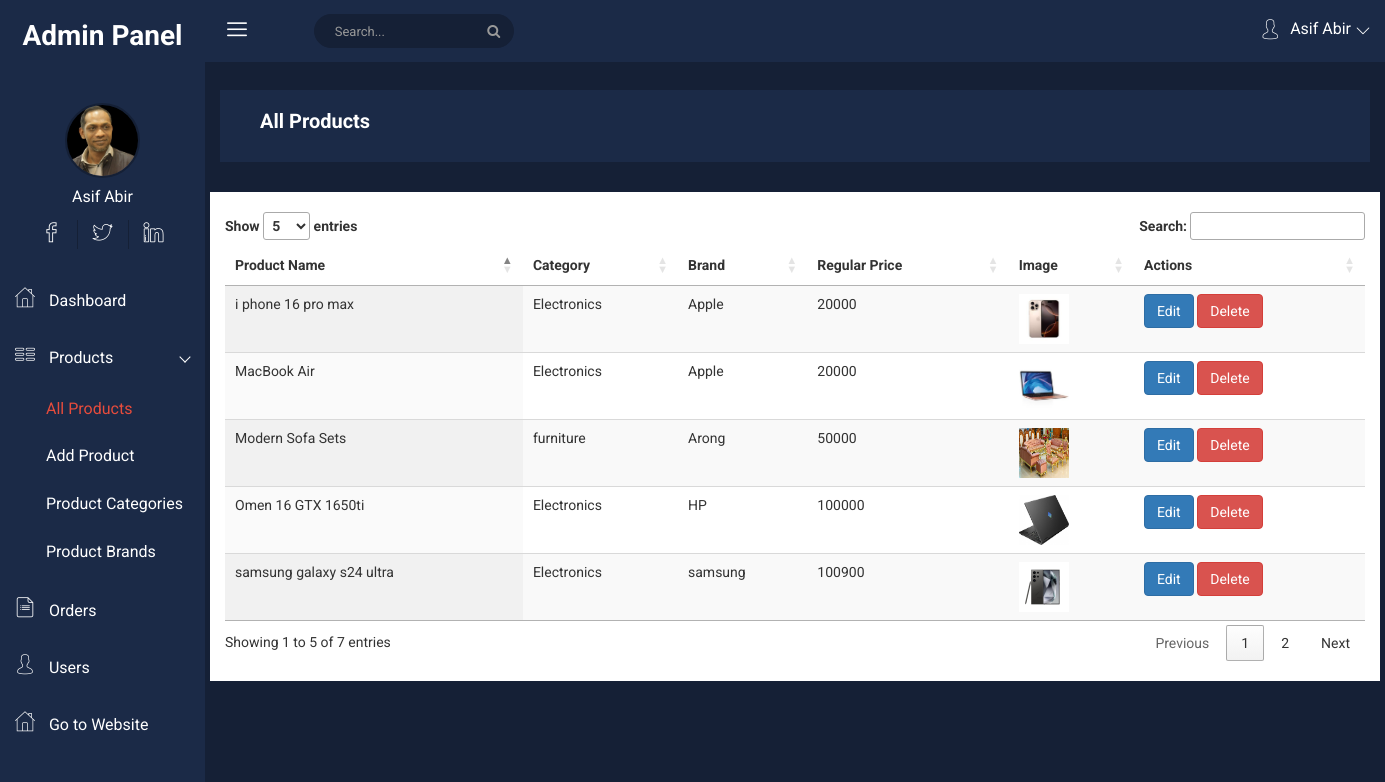
/project/admin/all-products.php (signed in), run on the app's committed database.
### tables this page shows
CREATE TABLE `products` (
  `id` int(11) NOT NULL,
  `name` varchar(255) NOT NULL,
  `regular_price` int(11) NOT NULL,
  `discount_price` int(11) NOT NULL,
  `image` varchar(255) NOT NULL,
  `short_description` text NOT NULL,
  `category_id` int(11) NOT NULL,
  `brand_id` int(11) NOT NULL,
  `created_at` timestamp NOT NULL DEFAULT current_timestamp()
);

CREATE TABLE `categories` (
  `id` int(11) NOT NULL,
  `name` varchar(255) NOT NULL
);

CREATE TABLE `brands` (
  `id` int(11) NOT NULL,
  `name` varchar(255) NOT NULL
);

### project/admin/all-products.php (the view, shortened to what this page needs)
<?php
require_once "./header.php";
?>
<link rel="stylesheet" href="https://cdn.datatables.net/1.10.24/css/jquery.dataTables.min.css">
<?php require_once "./sidebar.php" ?>
<div class="all-content-wrapper">
    <div class="container-fluid">
        <div class="row">
            <div class="col-lg-12 col-md-12 col-sm-12 col-xs-12">
                <div class="logo-pro">
                    <a href="index.html"><img class="main-logo" src="img/logo/logo.png" alt="" /></a>
                </div>
            </div>
        </div>
    </div>
    <?php
    require_once "./top-header.php";
    ?>
    <div class="container">
        <?php
        if (!isset($_GET['eid']) && !isset($_GET['did'])) {
        ?>
            <div class="row" style="background: white; padding: 20px 0px">
                <div class="col-md-12">
                    <table id="example" class="table display" style="width:100%">
                        <thead>
                            <tr>
                                <th>Product Name</th>
                                <th>Category</th>
                                <th>Brand</th>
                                <th>Regular Price</th>
                                <th>Image</th>
                                <th>Actions</th>
                            </tr>
                        </thead>
                        <tbody>
                            <?php
                            $sql = "SELECT products.*, categories.name as category_name, brands.name as brand_name FROM products
                            JOIN categories ON products.category_id = categories.id
                            JOIN brands ON products.brand_id = brands.id";
                            $result = $conn->query($sql);
                            if ($result->num_rows > 0) {
                                while ($row = $result->fetch_assoc()) {
                            ?>
                                    <tr>
                                        <td><?php echo $row['name'] ?></td>
                                        <td><?php echo $row['category_name'] ?></td>
                                        <td><?php echo $row['brand_name'] ?></td>
                                        <td><?php echo $row['regular_price'] ?></td>
                                        <td><img src="../assets/images/products/<?php echo $row['image'] ?>" alt="" style="width: 50px; height: 50px"></td>
                                        <td>
                                            <a href="all-products.php?eid=<?php echo $row['id'] ?>" class="btn btn-primary">Edit</a>
                                            <button class="btn btn-danger btndid" data-did="<?= $row['id'] ?>">Delete</button>
                                        </td>
                                    </tr>
                            <?php
                                }
                            }
                            ?>
                        </tbody>
                    </table>
                </div>
            </div>
        <?php } ?>
    </div>
</div>

### project/admin/css/main.css (style rules this page uses)
html { color: #222; font-size: 1em; line-height: 1.4; }
audio, canvas, iframe, img, svg, video { vertical-align: middle; }

### data on the page
products: name "i phone 16 pro max", category.name "Electronics", brand.name "Apple", regular_price "20000", image (picture)
products: name "samsung galaxy s24 ultra", category.name "Electronics", brand.name "samsung", regular_price "100900", image (picture)
products: name "MacBook Air", category.name "Electronics", brand.name "Apple", regular_price "20000", image (picture)
products: name "Omen 16 GTX 1650ti", category.name "Electronics", brand.name "HP", regular_price "100000", image (picture)
products: name "Modern Sofa Sets", category.name "furniture", brand.name "Arong", regular_price "50000", image (picture)

### other printed values
$_SESSION['user']['name'] "Asif Abir"
$breadcomb "All Products"
